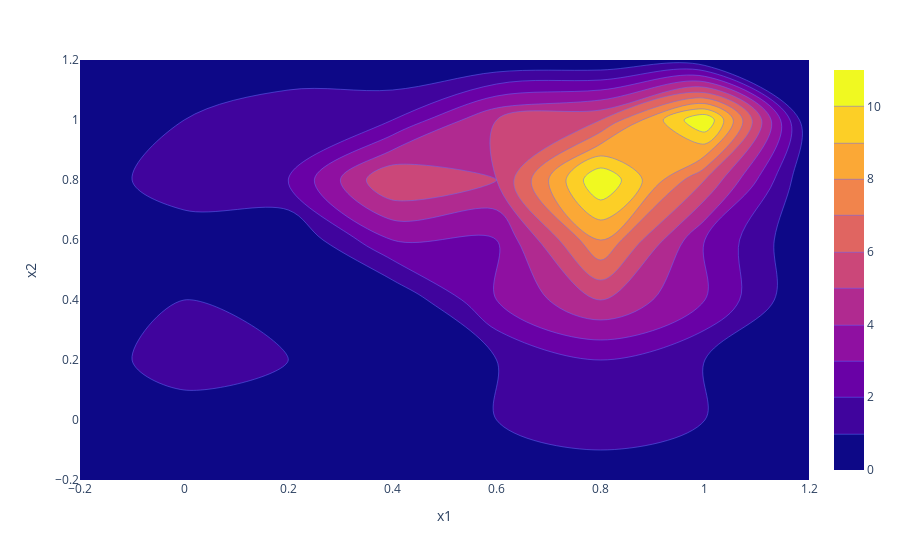

Notebook code for this chart:
### Code cell
import plotly.express as px
fig = px.density_contour(tpe_results, x="x1", y="x2",)
fig.update_traces(contours_coloring='fill')
fig.update_layout(
  height=800,
)
fig.show()
